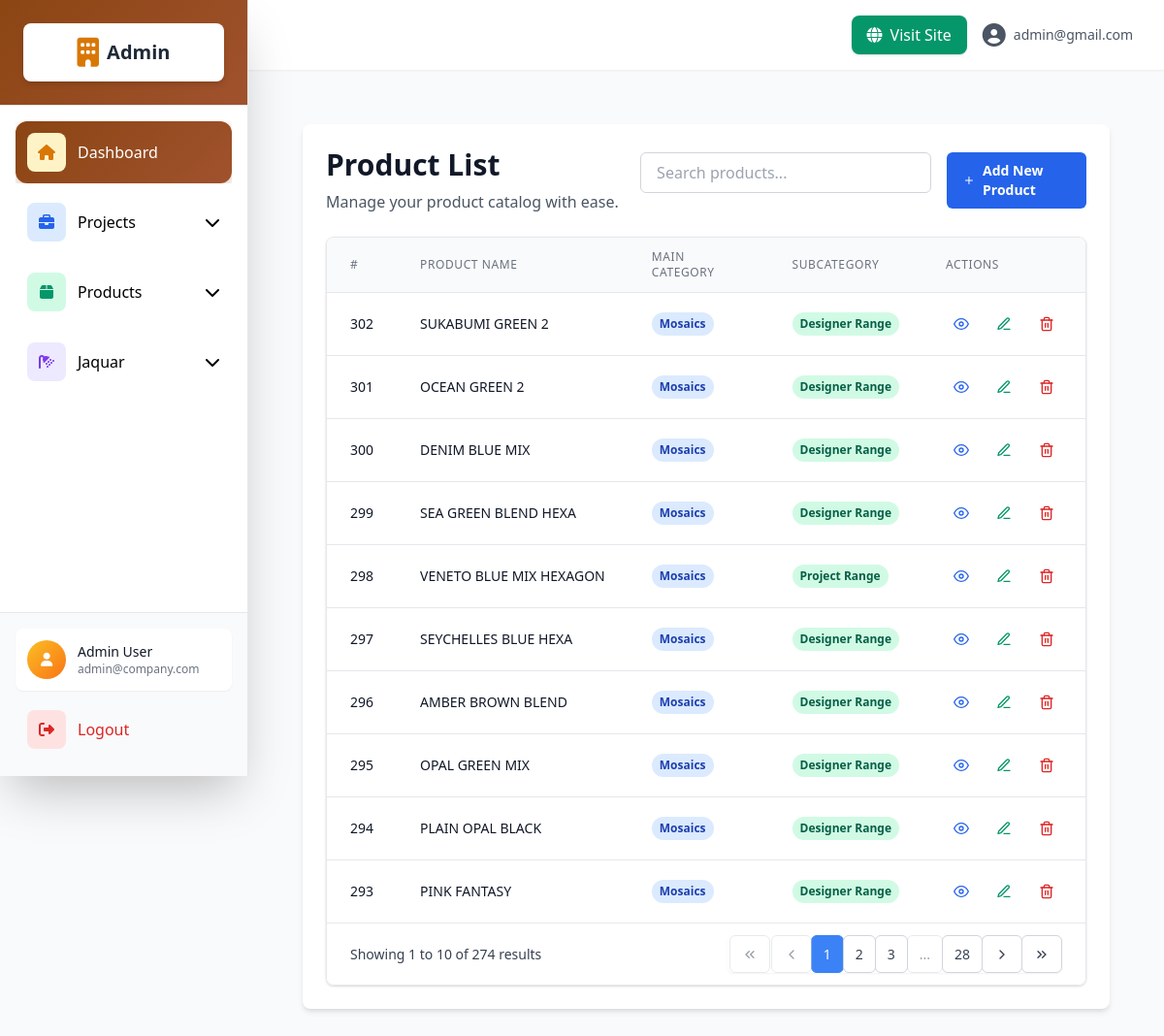
Screenshot of /admin/dashboard.php?page=product_list (signed in) with the database file from the repository.
### tables this page shows
CREATE TABLE `products` (
  `id` int(11) NOT NULL,
  `name` varchar(255) NOT NULL,
  `description` text DEFAULT NULL,
  `product_code` varchar(255) DEFAULT NULL,
  `price` decimal(10,2) DEFAULT 0.00,
  `category` varchar(100) DEFAULT NULL,
  `subcategory` varchar(100) DEFAULT NULL,
  `image` varchar(255) DEFAULT NULL,
  `created_at` timestamp NOT NULL DEFAULT current_timestamp(),
  `category_id` int(11) DEFAULT NULL,
  `subcategory_id` int(11) DEFAULT NULL
);

CREATE TABLE `categories` (
  `id` int(11) NOT NULL,
  `parent_id` int(11) DEFAULT NULL,
  `name` varchar(255) NOT NULL,
  `image` varchar(255) DEFAULT NULL,
  `description` text DEFAULT NULL
);

### admin/pages/product_list.php (the view, shortened to what this page needs)
<?php
require_once(__DIR__ . '/../includes/sidebar.php');
$db = new Database();
$conn = $db->getConnection();
$current_page = isset($_GET['pg']) ? max(1, (int)$_GET['pg']) : 1;
$per_page = 10;
$offset = ($current_page - 1) * $per_page;
$search = isset($_GET['search']) ? trim($_GET['search']) : '';
$count_query = "SELECT COUNT(*) as total FROM products" . ($search ? " WHERE name LIKE ?" : "");
$count_stmt = $conn->prepare($count_query);
$count_stmt->execute();
$count_result = $count_stmt->get_result();
$total_products = $count_result->fetch_assoc()['total'];
$total_pages = ceil($total_products / $per_page);
$start_record = ($current_page - 1) * $per_page + 1;
$end_record = min($current_page * $per_page, $total_products);
$sql = "
    SELECT p.id, p.name, c1.name AS main_category, c2.name AS sub_category
    FROM products p
    LEFT JOIN categories c1 ON p.category_id = c1.id
    LEFT JOIN categories c2 ON p.subcategory_id = c2.id
    " . ($search ? "WHERE p.name LIKE ?" : "") . "
    ORDER BY p.id DESC
    LIMIT ? OFFSET ?
";
$stmt = $conn->prepare($sql);
if ($search) {
    $search_param = "%$search%";
    $stmt->bind_param("sii", $search_param, $per_page, $offset);
} else {
    $stmt->bind_param("ii", $per_page, $offset);
}
$stmt->execute();
$result = $stmt->get_result();
?>
<!DOCTYPE html>
<html lang="en">
<head>
    <link href="https://cdn.jsdelivr.net/npm/tailwindcss@2.2.19/dist/tailwind.min.css" rel="stylesheet">
</head>
<body class="bg-gray-50">
<div class="ml-64 p-6 min-h-screen md:ml-0 sm:ml-0">
    <div class="max-w-7xl mx-auto">
        <div class="bg-white rounded-lg shadow-md p-6 mb-6">
            <div class="flex justify-between items-center mb-6">
                <div>
                    <h1 class="text-3xl font-bold text-gray-900 mb-2">Product List</h1>
                    <p class="text-gray-600">Manage your product catalog with ease.</p>
                </div>
                <div class="flex space-x-4">
                    <div class="search-container">
                        <form action="" method="get" class="relative">
                            <input type="text" name="search" id="search-input" value="<?php echo htmlspecialchars($search); ?>"
                                   placeholder="Search products..."
                                   class="w-full px-4 py-2 border border-gray-300 rounded-md focus:outline-none focus:ring-2 focus:ring-blue-500"
                                   onkeyup="fetchSuggestions()">
                        </form>
                    </div>
                    <a href="./dashboard.php?page=add_product"
                       class="inline-flex items-center px-4 py-2 bg-blue-600 border border-transparent rounded-md font-semibold text-sm text-white hover:bg-blue-700 focus:outline-none focus:ring-2 focus:ring-blue-500 focus:ring-offset-2 transition ease-in-out duration-150">
                        <i data-feather="plus" class="w-4 h-4 mr-2"></i>
                        Add New Product
                    </a>
                </div>
            </div>
            <div class="overflow-hidden rounded-lg shadow border border-gray-200">
                <div class="overflow-x-auto">
                    <table class="min-w-full divide-y divide-gray-200">
                        <thead class="bg-gray-50">
                            <tr>
                                <th class="px-6 py-3 text-left text-xs font-medium text-gray-500 uppercase tracking-wider">#</th>
                                <th class="px-6 py-3 text-left text-xs font-medium text-gray-500 uppercase tracking-wider">Product Name</th>
                                <th class="px-6 py-3 text-left text-xs font-medium text-gray-500 uppercase tracking-wider">Main Category</th>
                                <th class="px-6 py-3 text-left text-xs font-medium text-gray-500 uppercase tracking-wider">Subcategory</th>
                                <th class="px-6 py-3 text-left text-xs font-medium text-gray-500 uppercase tracking-wider">Actions</th>
                            </tr>
                        </thead>
                        <tbody class="bg-white divide-y divide-gray-200">
                            <?php if ($result->num_rows > 0): ?>
                                <?php while ($row = $result->fetch_assoc()): ?>
                                    <tr class="hover:bg-gray-50 transition-colors duration-200">
                                        <td class="px-6 py-4 whitespace-nowrap text-sm font-medium text-gray-900"><?php echo $row['id']; ?></td>
                                        <td class="px-6 py-4 whitespace-nowrap text-sm text-gray-900"><?php echo htmlspecialchars($row['name']); ?></td>
                                        <td class="px-6 py-4 whitespace-nowrap text-sm text-gray-900">
                                            <span class="inline-flex px-2 py-1 text-xs font-semibold rounded-full bg-blue-100 text-blue-800">
                                                <?php echo htmlspecialchars($row['main_category'] ?? '-'); ?>
                                            </span>
                                        </td>
                                        <td class="px-6 py-4 whitespace-nowrap text-sm text-gray-900">
                                            <span class="inline-flex px-2 py-1 text-xs font-semibold rounded-full bg-green-100 text-green-800">
                                                <?php echo htmlspecialchars($row['sub_category'] ?? '-'); ?>
                                            </span>
                                        </td>
                                        <td class="px-6 py-4 whitespace-nowrap text-sm font-medium">
                                            <div class="flex items-center space-x-3">
                                                <a href="view_product.php?id=<?php echo $row['id']; ?>&pg=<?php echo $current_page; ?>&search=<?php echo urlencode($search); ?>"
                                                   class="text-blue-600 hover:text-blue-900 p-2 rounded-lg hover:bg-blue-50 transition-colors duration-150"
                                                   title="View Product">
                                                    <i data-feather="eye" class="w-4 h-4"></i>
                                                </a>
                                                <a href="../admin/pages/edit_product.php?id=<?php echo $row['id']; ?>&pg=<?php echo $current_page; ?>&search=<?php echo urlencode($search); ?>"
                                                   class="text-green-600 hover:text-green-900 p-2 rounded-lg hover:bg-green-50 transition-colors duration-150"
                                                   title="Edit Product">
                                                    <i data-feather="edit-3" class="w-4 h-4"></i>
                                                </a>
                                                <a href="delete_product.php?id=<?php echo $row['id']; ?>&pg=<?php echo $current_page; ?>&search=<?php echo urlencode($search); ?>"
                                                   onclick="return confirm('Are you sure you want to delete this product? This action cannot be undone.');"
                                                   class="text-red-600 hover:text-red-900 p-2 rounded-lg hover:bg-red-50 transition-colors duration-150"
                                                   title="Delete Product">
                                                    <i data-feather="trash-2" class="w-4 h-4"></i>
                                                </a>
                                            </div>
                                        </td>
                                    </tr>
                                <?php endwhile; ?>
                            <?php endif; ?>
                        </tbody>
                    </table>
                </div>
                <?php if ($total_pages > 1): ?>
                    <div class="bg-white px-4 py-3 border-t border-gray-200 sm:px-6">
                        <div class="flex items-center justify-between">
                            <div class="hidden sm:flex-1 sm:flex sm:items-center sm:justify-between">
                                <div>
                                    <p class="text-sm text-gray-700">
                                        Showing
                                        <span class="font-medium"><?php echo number_format($start_record); ?></span>
                                        to
                                        <span class="font-medium"><?php echo number_format($end_record); ?></span>
                                        of
                                        <span class="font-medium"><?php echo number_format($total_products); ?></span>
                                        results
                                    </p>
                                </div>
                                <div>
                                    <nav class="relative z-0 inline-flex rounded-md shadow-sm -space-x-px" aria-label="Pagination">
                                        <?php if ($current_page > 1): ?>
                                            <a href="?page=product_list&pg=1&search=<?php echo urlencode($search); ?>" class="pagination-btn rounded-l-md" title="First page">
                                                <i data-feather="chevrons-left" class="w-4 h-4"></i>
                                            </a>
                                        <?php else: ?>
                                            <span class="pagination-btn rounded-l-md disabled" title="First page">
                                                <i data-feather="chevrons-left" class="w-4 h-4"></i>
                                            </span>
                                        <?php endif; ?>
                                        <?php if ($current_page > 1): ?>
                                            <a href="?page=product_list&pg=<?php echo $current_page - 1; ?>&search=<?php echo urlencode($search); ?>" class="pagination-btn" title="Previous page">
                                                <i data-feather="chevron-left" class="w-4 h-4"></i>
                                            </a>
                                        <?php else: ?>
                                            <span class="pagination-btn disabled" title="Previous page">
                                                <i data-feather="chevron-left" class="w-4 h-4"></i>
                                            </span>
                                        <?php endif; ?>
                                        <?php $start_page = max(1, $current_page - 2); ?>
                                        <?php $end_page = min($total_pages, $current_page + 2); ?>
                                        <?php for ($i = $start_page; $i <= $end_page; $i++): ?>
                                            <?php if ($i == $current_page): ?>
                                                <span class="pagination-btn active"><?php echo $i; ?></span>
                                            <?php else: ?>
                                                <a href="?page=product_list&pg=<?php echo $i; ?>&search=<?php echo urlencode($search); ?>" class="pagination-btn"><?php echo $i; ?></a>
                                            <?php endif; ?>
                                        <?php endfor; ?>
                                        <?php if ($end_page < $total_pages): ?>
                                            <?php if ($end_page < $total_pages - 1): ?>
                                                <span class="pagination-btn disabled">...</span>
                                            <?php endif; ?>
                                            <a href="?page=product_list&pg=<?php echo $total_pages; ?>&search=<?php echo urlencode($search); ?>" class="pagination-btn"><?php echo $total_pages; ?></a>
                                        <?php endif; ?>
                                        <?php if ($current_page < $total_pages): ?>
                                            <a href="?page=product_list&pg=<?php echo $current_page + 1; ?>&search=<?php echo urlencode($search); ?>" class="pagination-btn" title="Next page">
                                                <i data-feather="chevron-right" class="w-4 h-4"></i>
                                            </a>
                                        <?php else: ?>
                                            <span class="pagination-btn disabled" title="Next page">
                                                <i data-feather="chevron-right" class="w-4 h-4"></i>
                                            </span>
                                        <?php endif; ?>
                                        <?php if ($current_page < $total_pages): ?>
                                            <a href="?page=product_list&pg=<?php echo $total_pages; ?>&search=<?php echo urlencode($search); ?>" class="pagination-btn rounded-r-md" title="Last page">
                                                <i data-feather="chevrons-right" class="w-4 h-4"></i>
                                            </a>
                                        <?php else: ?>
                                            <span class="pagination-btn rounded-r-md disabled" title="Last page">
                                                <i data-feather="chevrons-right" class="w-4 h-4"></i>
                                            </span>
                                        <?php endif; ?>
                                    </nav>
                                </div>
                            </div>
                        </div>
                    </div>
                <?php endif; ?>
            </div>
        </div>
    </div>
</div>
</body>
</html>

### admin/pages/product_list.php (style rules this page uses)
.pagination-btn { display: inline-flex; align-items: center; justify-content: center; padding: 0.5rem 0.75rem; margin: 0 0.125rem; border: 1px solid #d1d5db; background-color: white; color: #374151; text-decoration: none; border-radius: 0.375rem; font-size: 0.875rem; transition: all 0.15s ease-in-out; }
.pagination-btn.active { background-color: #3b82f6; border-color: #3b82f6; color: white; }
.pagination-btn.disabled { opacity: 0.5; cursor: not-allowed; pointer-events: none; }
.search-container { position: relative; width: 100%; max-width: 300px; }

### rows the page displays
products: id "302", name "SUKABUMI GREEN 2", category.name "Mosaics", categories.name "Designer Range"
products: id "301", name "OCEAN GREEN 2", category.name "Mosaics", categories.name "Designer Range"
products: id "300", name "DENIM BLUE MIX", category.name "Mosaics", categories.name "Designer Range"
products: id "299", name "SEA GREEN BLEND HEXA", category.name "Mosaics", categories.name "Designer Range"
products: id "298", name "VENETO BLUE MIX HEXAGON", category.name "Mosaics", categories.name "Project Range"
products: id "297", name "SEYCHELLES BLUE HEXA", category.name "Mosaics", categories.name "Designer Range"
products: id "296", name "AMBER BROWN BLEND", category.name "Mosaics", categories.name "Designer Range"
products: id "295", name "OPAL GREEN MIX", category.name "Mosaics", categories.name "Designer Range"
products: id "294", name "PLAIN OPAL BLACK", category.name "Mosaics", categories.name "Designer Range"
products: id "293", name "PINK FANTASY", category.name "Mosaics", categories.name "Designer Range"

### other values shown
$user['email'] "admin@gmail.com"
$start_record "1"
$end_record "10"
$total_products "274"
$total_pages "28"
